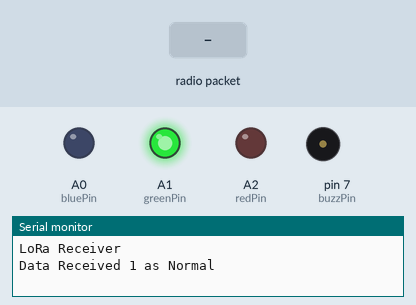
Simulated run of this sketch. Board: Arduino Uno, built with avr-gcc and run on an emulated ATmega328P. On the bench: output pins drawn as LEDs (lit = HIGH), buzzer (waves = sounding, pin HIGH), the last lines printed to the serial monitor. Inputs (shaded band) come from the test bench. No radio packets arrive unless stated.

Above: at 1.3 s.
1.4 s: radio packet "2" arrives
At 4.2 s:
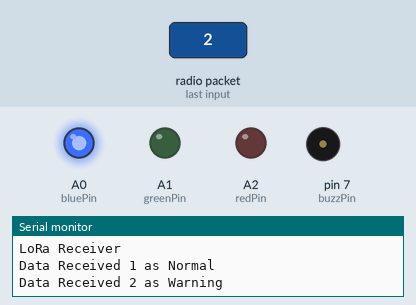
4.4 s: radio packet "3" arrives
At 6.6 s:
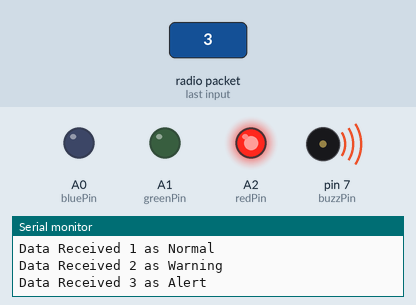
6.9 s: radio packet "1" arrives
At 9.4 s:
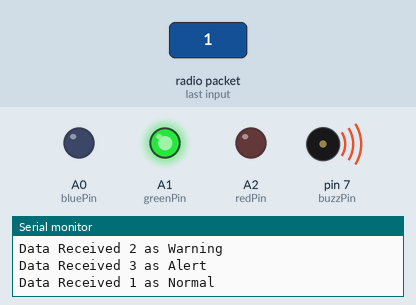
Timing chart, 0 to 11.0 s (numbered marks = the images above; inputs shaded):
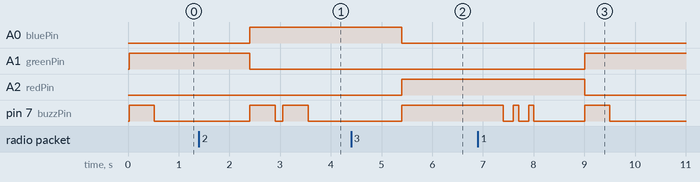

Measured:
- after the input at 1.4 s, A0 (bluePin): LOW → HIGH after 1.0 s; A1 (greenPin): HIGH → LOW after 1.0 s; pin 7 (buzzPin): alternates HIGH for 0.50 s and LOW for 0.15 s, starting after 1.0 s
- after the input at 4.4 s, A0 (bluePin): HIGH → LOW after 1.0 s; A2 (redPin), pin 7 (buzzPin): LOW → HIGH after 1.0 s
- after the input at 6.9 s, A1 (greenPin): LOW → HIGH after 2.1 s; A2 (redPin): HIGH → LOW after 2.1 s

The sketch:

alisto_receiver.ino
```cpp
#include <SPI.h>
#include <LoRa.h>
#include <SoftwareSerial.h>
#include <String.h>

SoftwareSerial s(3, 4);

#define redPin A2
#define greenPin A1
#define bluePin A0
#define buzzPin 7

String inputString = "";      // String to hold input
String messageDeviceId = "";  // String to hold device ID
int val;
int initial = 1;
int flag1 = 0;
int flag2 = 0;
int flag3 = 0;
int alerted = 0;
String receiveData = "";
const char *del = ",";

// Function to setup the pins and LoRa module
void setup() {
  Serial.begin(9600);
  s.begin(9600);

  pinMode(redPin, OUTPUT);
  digitalWrite(redPin, LOW);
  pinMode(greenPin, OUTPUT);
  digitalWrite(greenPin, LOW);
  pinMode(bluePin, OUTPUT);
  digitalWrite(bluePin, LOW);
  pinMode(buzzPin, OUTPUT);
  digitalWrite(buzzPin, LOW);

  while (!Serial);
  Serial.println("LoRa Receiver");
  if (!LoRa.begin(433E6)) {  // or 915E6
    Serial.println("Starting LoRa failed!");
    while (1);
  }
}

// Function that will keep code execution through polling
void loop() {

  // Try to parse packet
  int packetSize = LoRa.parsePacket();
  if (packetSize) {
    // Read packet
    while (LoRa.available()) {
      inputString = LoRa.readString();
      receiveData += inputString;
    }
    inputString = "";
    LoRa.packetRssi();
  }

  int datalen = receiveData.length() + 1;
    String data1 = receiveData.substring(0, 1);
    String data2 = receiveData.substring(2, datalen);

    receiveData = "";

    if (data1 == "1" || initial == 1) {
      if (initial == 1 || flag1 == 0 || (flag1 == 1 && alerted == 0)) {
        initial = 0;
        Serial.println("Data Received 1 as Normal");
        s.print(String(data1) + "," + String(data2));
        digitalWrite(redPin, LOW);
        digitalWrite(greenPin, HIGH);
        digitalWrite(bluePin, LOW);
        digitalWrite(buzzPin, HIGH);
        delay(500);
        digitalWrite(buzzPin, LOW);
        if (flag1 == 0) {
          alerted = 1;
        }
        if (flag1 == 1 && alerted == 1) {
          alerted = 0;
        }
      }
      setFlagValues(1, 0, 0);
    } else if (data1 == "2") {
      if (flag2 == 0  || (flag2 == 1 && alerted == 0)) {
        Serial.println("Data Received 2 as Warning");
        s.print(String(data1) + "," + String(data2));
        digitalWrite(redPin, LOW);
        digitalWrite(greenPin, LOW);
        digitalWrite(bluePin, HIGH);

        digitalWrite(buzzPin, HIGH);
        delay(500);
        digitalWrite(buzzPin, LOW);
        delay(150);
        digitalWrite(buzzPin, HIGH);
        delay(500);
        digitalWrite(buzzPin, LOW);
        if (flag2 == 0) {
          alerted = 1;
        }
        if (flag2 == 1 && alerted == 1) {
          alerted = 0;
        }
      }
      setFlagValues(0, 1, 0);
    } else if (data1 == "3") {
      if (flag3 == 0  || (flag3 == 1 && alerted == 0)) {
        Serial.println("Data Received 3 as Alert");
        s.print(String(data1) + "," + String(data2));
        digitalWrite(redPin, HIGH);
        digitalWrite(greenPin, LOW);
        digitalWrite(bluePin, LOW);
        digitalWrite(buzzPin, HIGH);
        delay(2000);
        digitalWrite(buzzPin, LOW);
        delay(200);
        digitalWrite(buzzPin, HIGH);
        delay(100);
        digitalWrite(buzzPin, LOW);
        delay(200);
        digitalWrite(buzzPin, HIGH);
        delay(100);
        digitalWrite(buzzPin, LOW);
        if (flag3 == 0) {
          alerted = 1;
        }
        if (flag3 == 1 && alerted == 1) {
          alerted = 0;
        }
      }
      setFlagValues(0, 0, 1);
    }
}

// Function to set values for the flag variables
void setFlagValues(int flagNormal, int flagWarning, int flagAlert) {
  flag1 = flagNormal;
  flag2 = flagWarning;
  flag3 = flagAlert;
}
```
